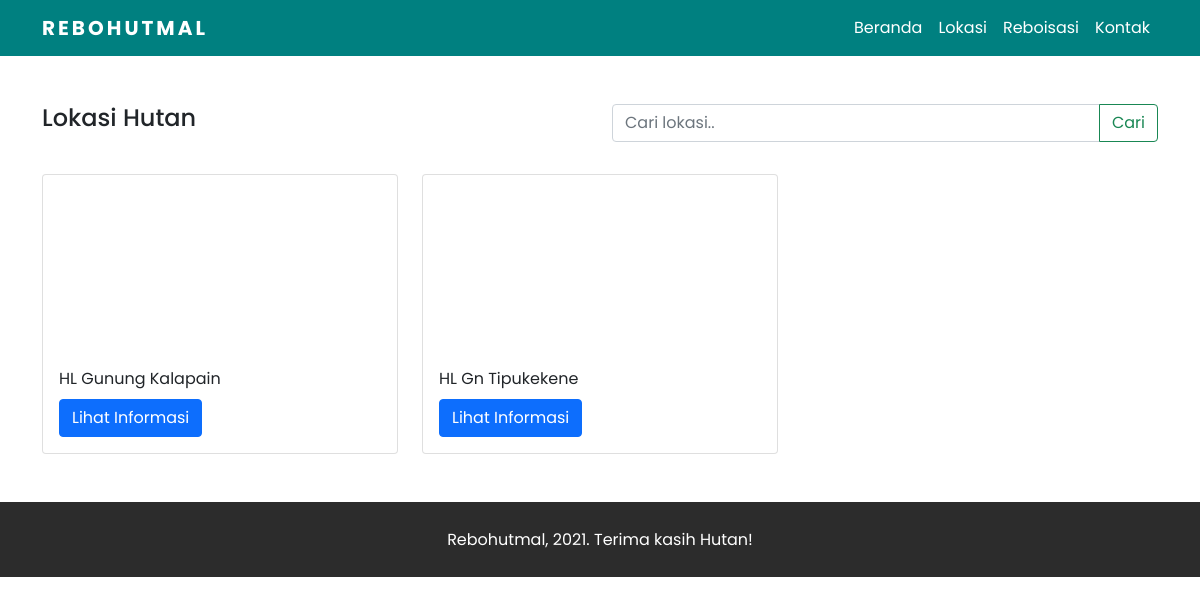
/lokasi.php, run on the app's committed database.
### tables this page shows
CREATE TABLE `lokasi_dan_info_hutan` (
  `id` int(11) NOT NULL,
  `nama_hutan_lindung` text NOT NULL,
  `link_maps` varchar(500) NOT NULL,
  `info` text NOT NULL
);

### functions.php (called while the page is built, shortened)
<?php
$conn = mysqli_connect("localhost", "root", "", "farah_ta");
function getAllData($namaTabel, $id = null) {
	global $conn;
	$query =  "SELECT * FROM $namaTabel ORDER BY id DESC";
	$rows = [];
	$result = mysqli_query($conn, $query);
	while ( $row = mysqli_fetch_assoc($result) ) {
		$rows[] = $row;
	}
	return $rows;
}

### lokasi.php (the view, shortened to what this page needs)
<?php
require "functions.php";
$result = getAllData('lokasi_dan_info_hutan');
?>
<?php require_once 'templates/header.php' ?>
<div class="container mt-5">
    <div class="row mb-3">
        <div class="col-md-6">
          <h4>Lokasi Hutan</h4>
        </div>
        <div class="col-md-6">
            <form action="" method="POST">
                <div class="input-group mb-3">
                    <input type="text" class="form-control" name="keyword" placeholder="Cari lokasi..">
                        <button class="btn btn-outline-success" name="cari" type="submit" id="submit">Cari</button>
                </div>
            </form>
        </div>
    </div>
    <div class="row">
    <?php foreach($result as $dt): ?>
        <div class="col-md-4 mb-5">
            <div class="card lokasi">
                <?= $dt['link_maps'] ?>
                <div class="card-body">
                    <p data-nama-hutan="<?= $dt['nama_hutan_lindung'] ?>" class="card-title"><?= $dt['nama_hutan_lindung'] ?></p>
                    <button type="button" class="btn btn-primary btn-info-detail" data-bs-toggle="modal" data-bs-target="#modal-lokasi">
                      Lihat Informasi
                    </button>
                </div>
            </div>
        </div>
      <?php endforeach; ?>
    </div>
</div>
<?php require_once 'templates/footer.php' ?>

### style.css (style rules this page uses)
body { font-family: 'Poppins', sans-serif; }
.card { height: 370px; overflow: hidden; }
.card img, .card iframe { height: 210px; object-fit: cover; }
.card.lokasi { height: 280px; }

### data on the page
lokasi_dan_info_hutan: nama_hutan_lindung "HL Gunung Kalapain"
lokasi_dan_info_hutan: nama_hutan_lindung "HL Gn Tipukekene"
